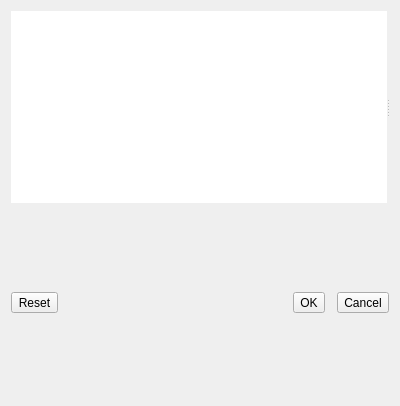
<?xml version="1.0" encoding="UTF-8"?>
<ui version="4.0">
 <class>SettingWidget</class>
 <widget class="QWidget" name="SettingWidget">
  <property name="geometry">
   <rect>
    <x>0</x>
    <y>0</y>
    <width>400</width>
    <height>406</height>
   </rect>
  </property>
  <property name="maximumSize">
   <size>
    <width>16777215</width>
    <height>16777215</height>
   </size>
  </property>
  <property name="windowTitle">
   <string>Setting</string>
  </property>
  <layout class="QVBoxLayout" name="verticalLayout">
   <item>
    <widget class="QSplitter" name="pSplitter">
     <property name="sizePolicy">
      <sizepolicy hsizetype="Expanding" vsizetype="Expanding">
       <horstretch>0</horstretch>
       <verstretch>0</verstretch>
      </sizepolicy>
     </property>
     <property name="styleSheet">
      <string notr="true"/>
     </property>
     <property name="lineWidth">
      <number>5</number>
     </property>
     <property name="midLineWidth">
      <number>5</number>
     </property>
     <property name="orientation">
      <enum>Qt::Horizontal</enum>
     </property>
     <property name="handleWidth">
      <number>2</number>
     </property>
     <widget class="QListWidget" name="listWidget">
      <property name="sizePolicy">
       <sizepolicy hsizetype="Expanding" vsizetype="Expanding">
        <horstretch>0</horstretch>
        <verstretch>0</verstretch>
       </sizepolicy>
      </property>
      <property name="minimumSize">
       <size>
        <width>0</width>
        <height>0</height>
       </size>
      </property>
      <property name="maximumSize">
       <size>
        <width>16777215</width>
        <height>16777215</height>
       </size>
      </property>
      <property name="focusPolicy">
       <enum>Qt::NoFocus</enum>
      </property>
      <property name="styleSheet">
       <string notr="true"/>
      </property>
      <property name="frameShape">
       <enum>QFrame::NoFrame</enum>
      </property>
      <property name="frameShadow">
       <enum>QFrame::Raised</enum>
      </property>
      <property name="verticalScrollBarPolicy">
       <enum>Qt::ScrollBarAsNeeded</enum>
      </property>
      <property name="horizontalScrollBarPolicy">
       <enum>Qt::ScrollBarAsNeeded</enum>
      </property>
      <property name="autoScroll">
       <bool>true</bool>
      </property>
      <property name="editTriggers">
       <set>QAbstractItemView::DoubleClicked|QAbstractItemView::EditKeyPressed|QAbstractItemView::SelectedClicked</set>
      </property>
      <property name="showDropIndicator" stdset="0">
       <bool>true</bool>
      </property>
      <property name="dragEnabled">
       <bool>false</bool>
      </property>
      <property name="dragDropOverwriteMode">
       <bool>false</bool>
      </property>
      <property name="alternatingRowColors">
       <bool>false</bool>
      </property>
     </widget>
     <widget class="QStackedWidget" name="stackedWidget">
      <property name="sizePolicy">
       <sizepolicy hsizetype="Expanding" vsizetype="Expanding">
        <horstretch>0</horstretch>
        <verstretch>0</verstretch>
       </sizepolicy>
      </property>
      <property name="maximumSize">
       <size>
        <width>16777215</width>
        <height>16777215</height>
       </size>
      </property>
      <property name="midLineWidth">
       <number>1</number>
      </property>
     </widget>
    </widget>
   </item>
   <item>
    <spacer name="verticalSpacer">
     <property name="orientation">
      <enum>Qt::Vertical</enum>
     </property>
     <property name="sizeHint" stdset="0">
      <size>
       <width>20</width>
       <height>75</height>
      </size>
     </property>
    </spacer>
   </item>
   <item>
    <layout class="QHBoxLayout" name="horizontalLayout">
     <property name="spacing">
      <number>2</number>
     </property>
     <item>
      <widget class="QToolButton" name="pBtnReset">
       <property name="text">
        <string>Reset</string>
       </property>
      </widget>
     </item>
     <item>
      <spacer name="horizontalSpacer">
       <property name="orientation">
        <enum>Qt::Horizontal</enum>
       </property>
       <property name="sizeHint" stdset="0">
        <size>
         <width>40</width>
         <height>20</height>
        </size>
       </property>
      </spacer>
     </item>
     <item>
      <widget class="QToolButton" name="pBtnOK">
       <property name="text">
        <string>OK</string>
       </property>
      </widget>
     </item>
     <item>
      <spacer name="horizontalSpacer_2">
       <property name="orientation">
        <enum>Qt::Horizontal</enum>
       </property>
       <property name="sizeType">
        <enum>QSizePolicy::Fixed</enum>
       </property>
       <property name="sizeHint" stdset="0">
        <size>
         <width>10</width>
         <height>20</height>
        </size>
       </property>
      </spacer>
     </item>
     <item>
      <widget class="QToolButton" name="pBtnCancel">
       <property name="text">
        <string>Cancel</string>
       </property>
      </widget>
     </item>
    </layout>
   </item>
   <item>
    <spacer name="verticalSpacer_2">
     <property name="orientation">
      <enum>Qt::Vertical</enum>
     </property>
     <property name="sizeHint" stdset="0">
      <size>
       <width>20</width>
       <height>75</height>
      </size>
     </property>
    </spacer>
   </item>
  </layout>
 </widget>
 <resources/>
 <connections/>
</ui>
